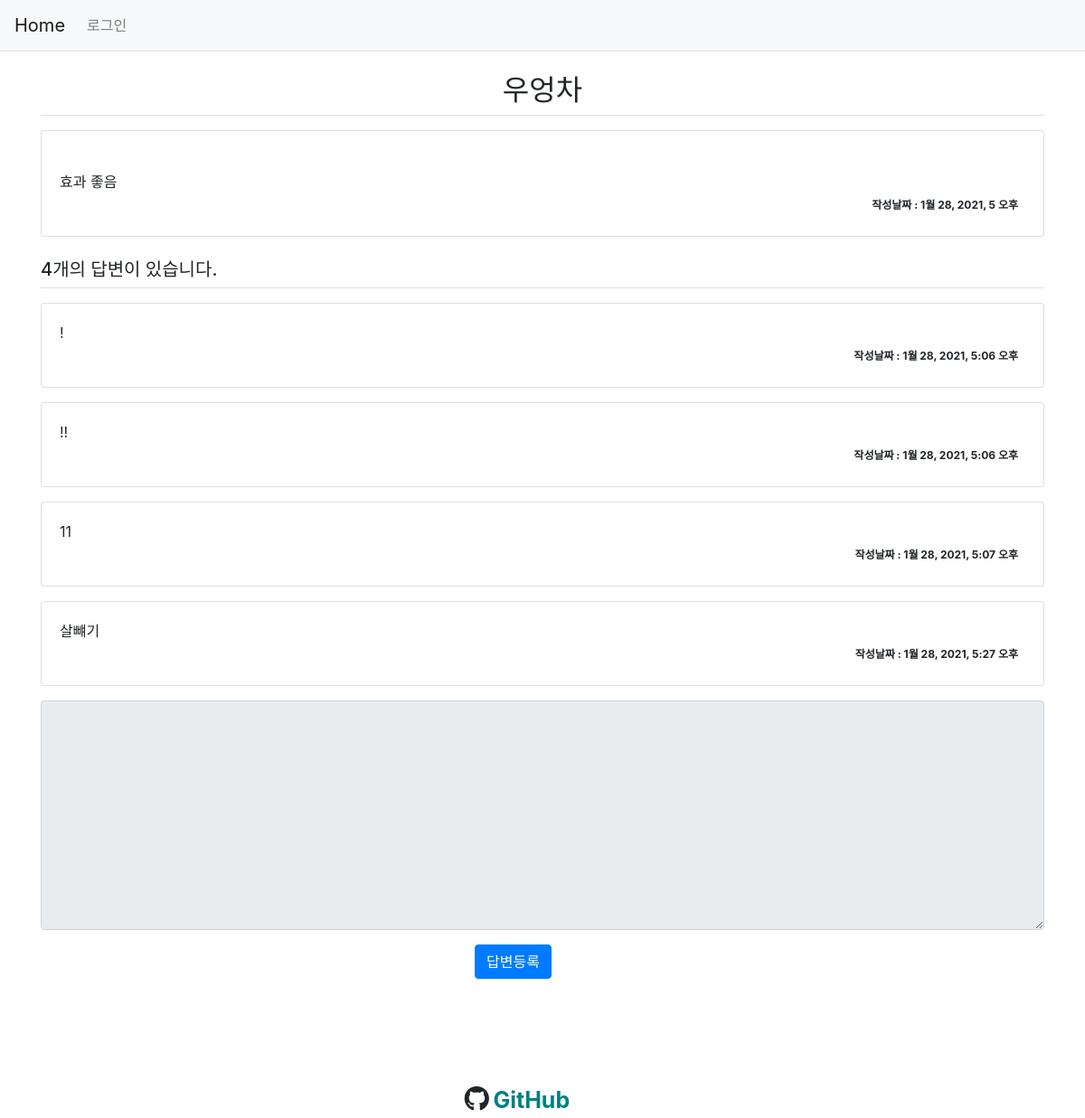
The app's page /22/, older data.
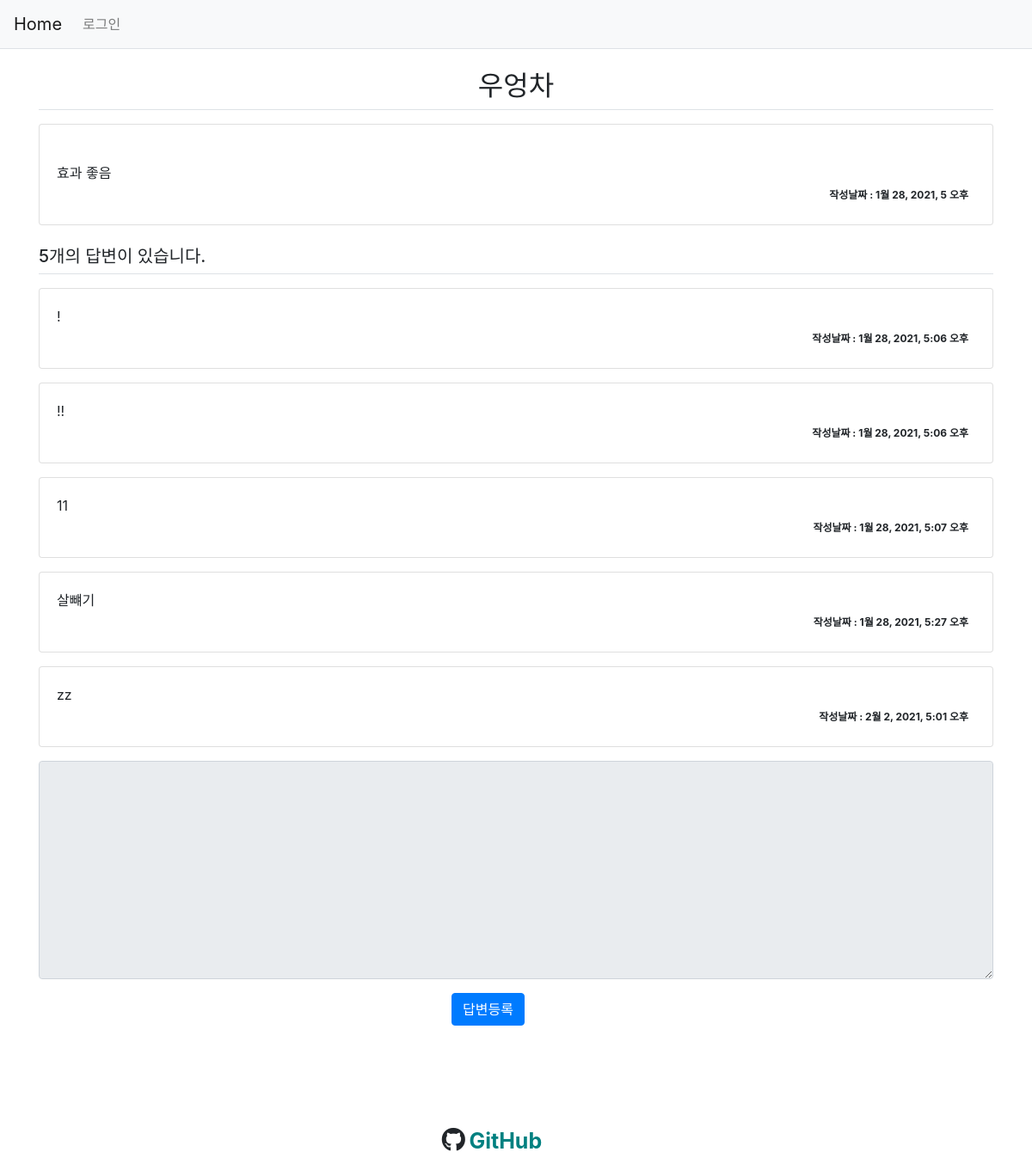
The same page, newer data.
### pybo/models.py (models this page shows, shortened)
class Question(models.Model):
    subject = models.CharField(max_length=200)  # 최대 200자 까지 입력 가능
    content = models.TextField()
    create_date = models.DateTimeField()
    photo = models.ImageField(upload_to="photo")
    author = models.ForeignKey(
        User, on_delete=models.CASCADE, null=True
    )  # 계정이 삭제되면 연결된 질문 데이터 삭제

class Answer(models.Model):
    question = models.ForeignKey(Question, on_delete=models.CASCADE)
    content = models.TextField()
    create_date = models.DateTimeField()
    author = models.ForeignKey(
        User, on_delete=models.CASCADE, null=True
    )  # 계정이 삭제되면 연결된 질문 데이터 삭제

### pybo/views.py (the view)
# urls.py: path("<int:pk>/", views.detail, name="detail"),
def detail(request, pk):
    try:
        get_question = Question.objects.get(pk=pk)
        context = {"get_question": get_question}
    except Question.DoesNotExist:
        messages.error(request, "조회된 질문이 없습니다.")
        return redirect("pybo:index")
    return render(request, "templates/detail.html", context)

### templates/detail.html (shortened to what this page needs)
{% extends 'base.html' %}
{% load static %}
    {% block content %}
    <div class="container my-3">
        <h2 class="border-bottom py-2" style="text-align: center;"> {{get_question.subject}}</h2>
        <div class="card my-3">
            <div class="card-body">
                <div class="card-text" style="white-space: pre-line;" >
                    {{get_question.content}}
                </div>
                <div class="d-flex justify-content-end">
                    <div class="badge badge-light p-2" style="background-color: white;">
                        작성날짜 : {{get_question.create_date}}
                    </div>
                </div>
            </div>
        </div>
        <h5 class="border-bottom my-3 py-2">{{get_question.answer_set.count}}개의 답변이 있습니다.</h5>
        {% for answer in get_question.answer_set.all %}
            <div class="card my-3">
                <div class="card-body" >
                    <div class="card-text" style="white-space: pre-line;"> {{answer.content}} </div>
                    <div class="d-flex justify-content-end">
                        <div class="badge badge-light p-2" style="background-color: white;">
                            <span>작성날짜 : {{answer.create_date}}</span>
                        </div>
                    </div>
                </div>
        </div>
        {% endfor %}
    <form action=" {% url 'pybo:answer_create' get_question.id %} " method="POST" class="my-3">
        <div class="form-group">
            <textarea {% if not user.is_authenticated %}disabled{% endif %}
              name="content" id="content" class="form-control" rows="10"></textarea>
        </div>
        <input type="submit" value="답변등록" class="btn btn-primary" style="position: relative; left: 480px;">
    </form>
    {% endblock  %}

Row changes from the older to the newer data that the page shows:
computed for Question "우엉차": answer_set.count "4" → "5"
added Answer: content "zz", create_date "2월 2, 2021, 5:01 오후"
